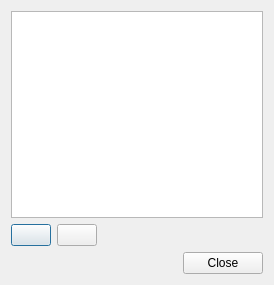
<?xml version="1.0" encoding="UTF-8"?>
<ui version="4.0">
 <class>DialogListeAjouterPole</class>
 <widget class="QDialog" name="DialogListeAjouterPole">
  <property name="geometry">
   <rect>
    <x>0</x>
    <y>0</y>
    <width>274</width>
    <height>285</height>
   </rect>
  </property>
  <property name="windowTitle">
   <string>Gestion des pôles</string>
  </property>
  <layout class="QVBoxLayout" name="verticalLayout">
   <item>
    <widget class="QTableView" name="pole"/>
   </item>
   <item>
    <layout class="QHBoxLayout" name="ajouterSupprimer">
     <item>
      <widget class="QPushButton" name="ajouter">
       <property name="icon">
        <iconset resource="ressources.qrc">
         <normaloff>:/icones/ajouter</normaloff>:/icones/ajouter</iconset>
       </property>
      </widget>
     </item>
     <item>
      <widget class="QPushButton" name="supprimer">
       <property name="icon">
        <iconset resource="ressources.qrc">
         <normaloff>:/icones/supprimer</normaloff>:/icones/supprimer</iconset>
       </property>
      </widget>
     </item>
     <item>
      <spacer name="horizontalSpacer">
       <property name="orientation">
        <enum>Qt::Horizontal</enum>
       </property>
       <property name="sizeHint" stdset="0">
        <size>
         <width>40</width>
         <height>20</height>
        </size>
       </property>
      </spacer>
     </item>
    </layout>
   </item>
   <item>
    <widget class="QDialogButtonBox" name="boutons">
     <property name="orientation">
      <enum>Qt::Horizontal</enum>
     </property>
     <property name="standardButtons">
      <set>QDialogButtonBox::Close</set>
     </property>
    </widget>
   </item>
  </layout>
 </widget>
 <resources>
  <include location="ressources.qrc"/>
 </resources>
 <connections>
  <connection>
   <sender>boutons</sender>
   <signal>clicked(QAbstractButton*)</signal>
   <receiver>DialogListeAjouterPole</receiver>
   <slot>accept()</slot>
   <hints>
    <hint type="sourcelabel">
     <x>248</x>
     <y>254</y>
    </hint>
    <hint type="destinationlabel">
     <x>157</x>
     <y>274</y>
    </hint>
   </hints>
  </connection>
  <connection>
   <sender>ajouter</sender>
   <signal>pressed()</signal>
   <receiver>DialogListeAjouterPole</receiver>
   <slot>ajouter()</slot>
   <hints>
    <hint type="sourcelabel">
     <x>33</x>
     <y>226</y>
    </hint>
    <hint type="destinationlabel">
     <x>4</x>
     <y>227</y>
    </hint>
   </hints>
  </connection>
  <connection>
   <sender>supprimer</sender>
   <signal>pressed()</signal>
   <receiver>DialogListeAjouterPole</receiver>
   <slot>supprimer()</slot>
   <hints>
    <hint type="sourcelabel">
     <x>104</x>
     <y>217</y>
    </hint>
    <hint type="destinationlabel">
     <x>165</x>
     <y>229</y>
    </hint>
   </hints>
  </connection>
 </connections>
 <slots>
  <slot>ajouter()</slot>
  <slot>supprimer()</slot>
 </slots>
</ui>
